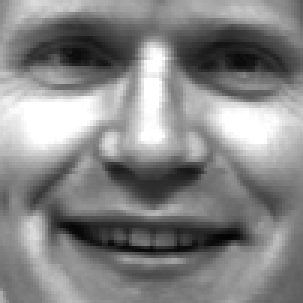
#> input picture emotion_classification/train/subject01.happy.gif, 101 x 101 px (shown 3 times larger); its folder holds 4 pictures in this run
$ python main.py
#> lines starting #> are read from the running program, lines starting #| are printed output that depends on the picture; long printed decimals are rounded; pictures that were not available may be replaced by others from this repository, and a replacement may not be noted
### nn.py
import numpy as np

# Layer class
class Layer:

    # Initialization - weights - stores weights, bias - stores bias, activation_fun - stores the activation for that layer
    # error - stores error,delta - stores the 'error' term calculated during backprop
    # momentum_term_w and momentum_term_b - stores the firt order moments,
    # input_to_activation - stores the output (z) that goes in as input to the activation function
    def __init__(self, n_input, n_neurons, weights=None, bias=None, activation_fun=None):
        self.weights = weights
        lower, upper = -(1.0 / np.sqrt(n_input)), (1.0 / np.sqrt(n_input))
        self.weights = lower + np.random.randn(n_input, n_neurons) * (upper - lower)
        self.bias = 0.0
        self.activation_fun = activation_fun
        self.error = None
        self.delta = None
        self.momentum_term_w = 0.0
        self.momentum_term_b = 0.0
        self.input_to_activation = None

    # One step of Forward propagation
    def activate(self, x):
        h = np.dot(x, self.weights) + self.bias
        self.input_to_activation = self.apply_activation(h)
        return self.input_to_activation

    # Apply the given activation function
    def apply_activation(self, x):
        if self.activation_fun == 'relu':
            return np.maximum(x, 0)
        elif self.activation_fun == 'sigmoid':
            return np.exp(-np.logaddexp(0, -x))
        elif self.activation_fun == 'tanh':
            return np.tanh(x)
        elif self.activation_fun == 'softmax':
            exp = np.exp(x - x.max())
            return exp / np.sum(exp, axis=0)

    # Apply derivative of the given activation function
    def apply_activation_d(self, x):
        if self.activation_fun == 'relu':
            x = np.where(x < 0, 0, x)
            x = np.where(x >= 0, 1, x)
            return x
        elif self.activation_fun == 'sigmoid':
            return x * (1 - x)
        elif self.activation_fun == 'tanh':
            return 1 - x ** 2
        elif self.activation_fun == 'softmax':
            return 1

# Neural Network class
class NeuralNet:

    # Initialization - create a list of Layers
    def __init__(self):
        self.layers = []

    # Function to add layer to the NN
    def add_layer(self, layer):
        self.layers.append(layer)

    # Forward propagation through the network
    def forward_prop(self, X):
        for layer in self.layers:
            X = layer.activate(X)
        return X

    # Predict
    def predict(self, X):
        return self.forward_prop(X)

    # Run Backward propagation, calculate the 'error' terms, and update the weights
    def backward_prop(self, X, y, learning_rate, momentum):
        # Peform forward propagation
        output = self.forward_prop(X)
        # Calculate gradients
        for i in reversed(range(len(self.layers))):
            layer = self.layers[i]
            if layer == self.layers[-1]:
                layer.error = output - y
                layer.delta = layer.error*layer.apply_activation_d(output)
            else:
                next_layer = self.layers[i+1]
                layer.error = np.dot(next_layer.weights, next_layer.delta) + np.sum(next_layer.delta)
                layer.delta = layer.error * layer.apply_activation_d(layer.input_to_activation)
        # Update the weights and biases
        for i in range(len(self.layers)):
            layer = self.layers[i]
            if i == 0:
                inp = np.atleast_2d(X)
            else:
                inp = np.atleast_2d(self.layers[i-1].input_to_activation)
            layer.momentum_term_w = layer.delta * inp.T * learning_rate + momentum * layer.momentum_term_w
            layer.weights -= layer.momentum_term_w
            layer.momentum_term_b = layer.delta * 1 * learning_rate + momentum * layer.momentum_term_b
            layer.bias -= layer.momentum_term_b

    # Train the model
    def train(self, X, y, learning_rate, momentum, epochs):
        errors = []
        for i in range(epochs):
            for j in range(len(X)):
                self.backward_prop(X[j], y[j], learning_rate, momentum)
            cel = -(1/X.shape[0]) * np.sum(y*np.log(self.forward_prop(X)))
            errors.append(cel)
            print('Epoch: #%s, Loss: %f' % (i, float(cel)))
        return errors

    # Calculate accuracy
    def calc_accuracy(self, X, y):
        y_hat = self.forward_prop(X)
        acc = list(np.argmax(y, axis=1) == np.argmax(y_hat, axis=1)).count(True)/X.shape[0]
        return acc*100

### main.py
import numpy as np
import os
from PIL import Image
import matplotlib.pyplot as plt
from nn import Layer, NeuralNet

# Store the appropriate data paths
path = 'emotion_classification/'
train_path = os.path.join(path, 'train/')
test_path = os.path.join(path, 'test/')

train_files = os.listdir(train_path)
test_files = os.listdir(test_path)

train_y = np.array([1 if 'happy' in f_name else 0 for f_name in train_files])
test_y = np.array([1 if 'happy' in f_name else 0 for f_name in test_files])

# Read the data
train_x = np.stack([np.array(Image.open(train_path + f_name)).reshape(-1) for f_name in train_files])
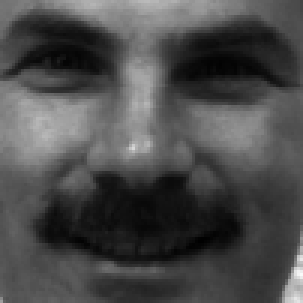
#> input picture emotion_classification/train/subject02.happy.gif, 101 x 101 px (shown 3 times larger)
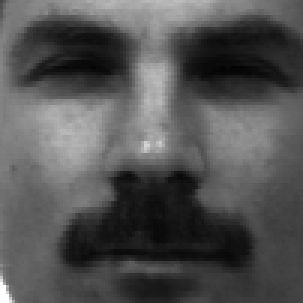
#> input picture emotion_classification/train/subject02.sad.gif, 101 x 101 px (shown 3 times larger)
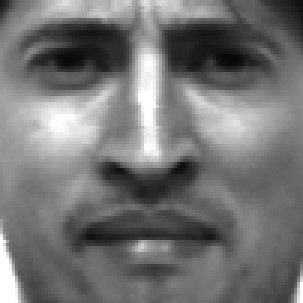
#> input picture emotion_classification/train/subject03.sad.gif, 101 x 101 px (shown 3 times larger)
test_x = np.stack([np.array(Image.open(test_path + f_name)).reshape(-1) for f_name in test_files])

# Center the data
mean = train_x.mean(axis=0)
#> mean = 10201 values, max 217.2 at index 3483, min 10 at index 2098, mean 101.8
train_x = train_x - mean
test_x = test_x - mean

# Perform PCA
U, S, Vt = np.linalg.svd(train_x, full_matrices=True)
#> U = [[-0.688, -0.525, -0.0323, 0.5], [0.548, -0.28, 0.609, 0.5], [0.399, 0.00109, -0.769, 0.5], [-0.259, 0.804, 0.192, 0.5]]; S = [5800.8, 2798.3, 1972.4, 1.56e-12]
components = Vt.T
K = 12
X_train = np.matmul(train_x, components[: , :K])
X_test = np.matmul(test_x, components[: , :K])
y_train = train_y.reshape((train_y.shape[0], 1))
y_test = test_y.reshape((test_y.shape[0], 1))

# Convert the labels to one hot vector representation
from sklearn.preprocessing import OneHotEncoder
ohe = OneHotEncoder()
y_train = ohe.fit_transform(y_train).toarray()
y_test = ohe.fit_transform(y_test).toarray()

# Scale the data (to prevent explosion or formation of NaN during ReLU)
maxx = np.abs(X_train).max(axis=0)
#> maxx = [3992.6, 2249.4, 1516.5, 1.62e-12, 2.1e-13, 6.04e-14, 8.88e-14, 8.08e-14, 7.46e-14, 1.17e-13, 8.35e-14, 1.35e-13]
X_train = X_train/maxx
X_test = X_test/maxx

# Create a neural network
nn = NeuralNet()
nn.add_layer(Layer(12, 15, activation_fun='relu'))
nn.add_layer(Layer(15, 15, activation_fun='relu'))
nn.add_layer(Layer(15, 2, activation_fun='softmax'))

# Train the neural network using the following hyper-parameters
learning_rate = 0.001
momentum = 0.9
epochs = 20
errors = nn.train(X_train, y_train, learning_rate, momentum, epochs)
#> the loop in train, `for i in range(epochs):` made 20 passes
#> cel on passes 1 to 4: 1.37, 1.36, 1.34, 1.33
#> cel on pass 12: 1.21
#| Epoch: #0, Loss: 1.370
#| Epoch: #1, Loss: 1.359
#| Epoch: #2, Loss: 1.343
#| Epoch: #3, Loss: 1.326
#| Epoch: #4, Loss: 1.308
#| Epoch: #5, Loss: 1.293
#| Epoch: #6, Loss: 1.284
#| Epoch: #7, Loss: 1.275
#> (further printed lines are left out)

# Plot the loss vs epochs graph
plt.plot(errors, c = 'b', label = 'Training loss')
plt.title('Cross Entropy Loss vs Epochs with lr = 0.001 and momentum = 0.9')
plt.xlabel('Epochs')
plt.ylabel('Cross Entropy Loss')
plt.xticks([i for i in range(0, 20)])
plt.legend()
plt.show()
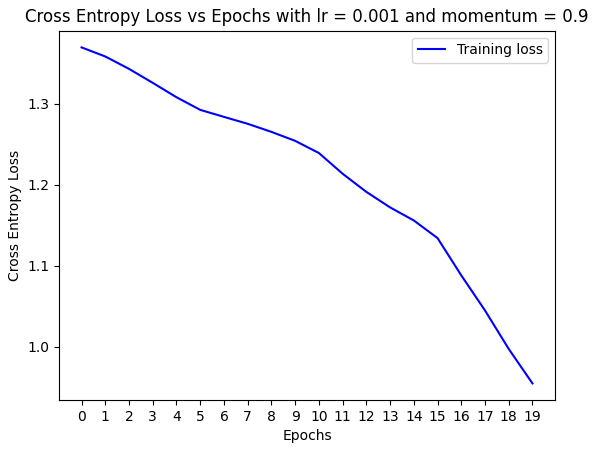
#> figure drawn by matplotlib, 1 panel; curve peaks at x = 0, y = 1.37

# Calculate Training Accuracy
print(nn.calc_accuracy(X_train, y_train))
#| 100.0

# Calculate Test Accuracy
print(nn.calc_accuracy(X_test, y_test))
#| 100.0
